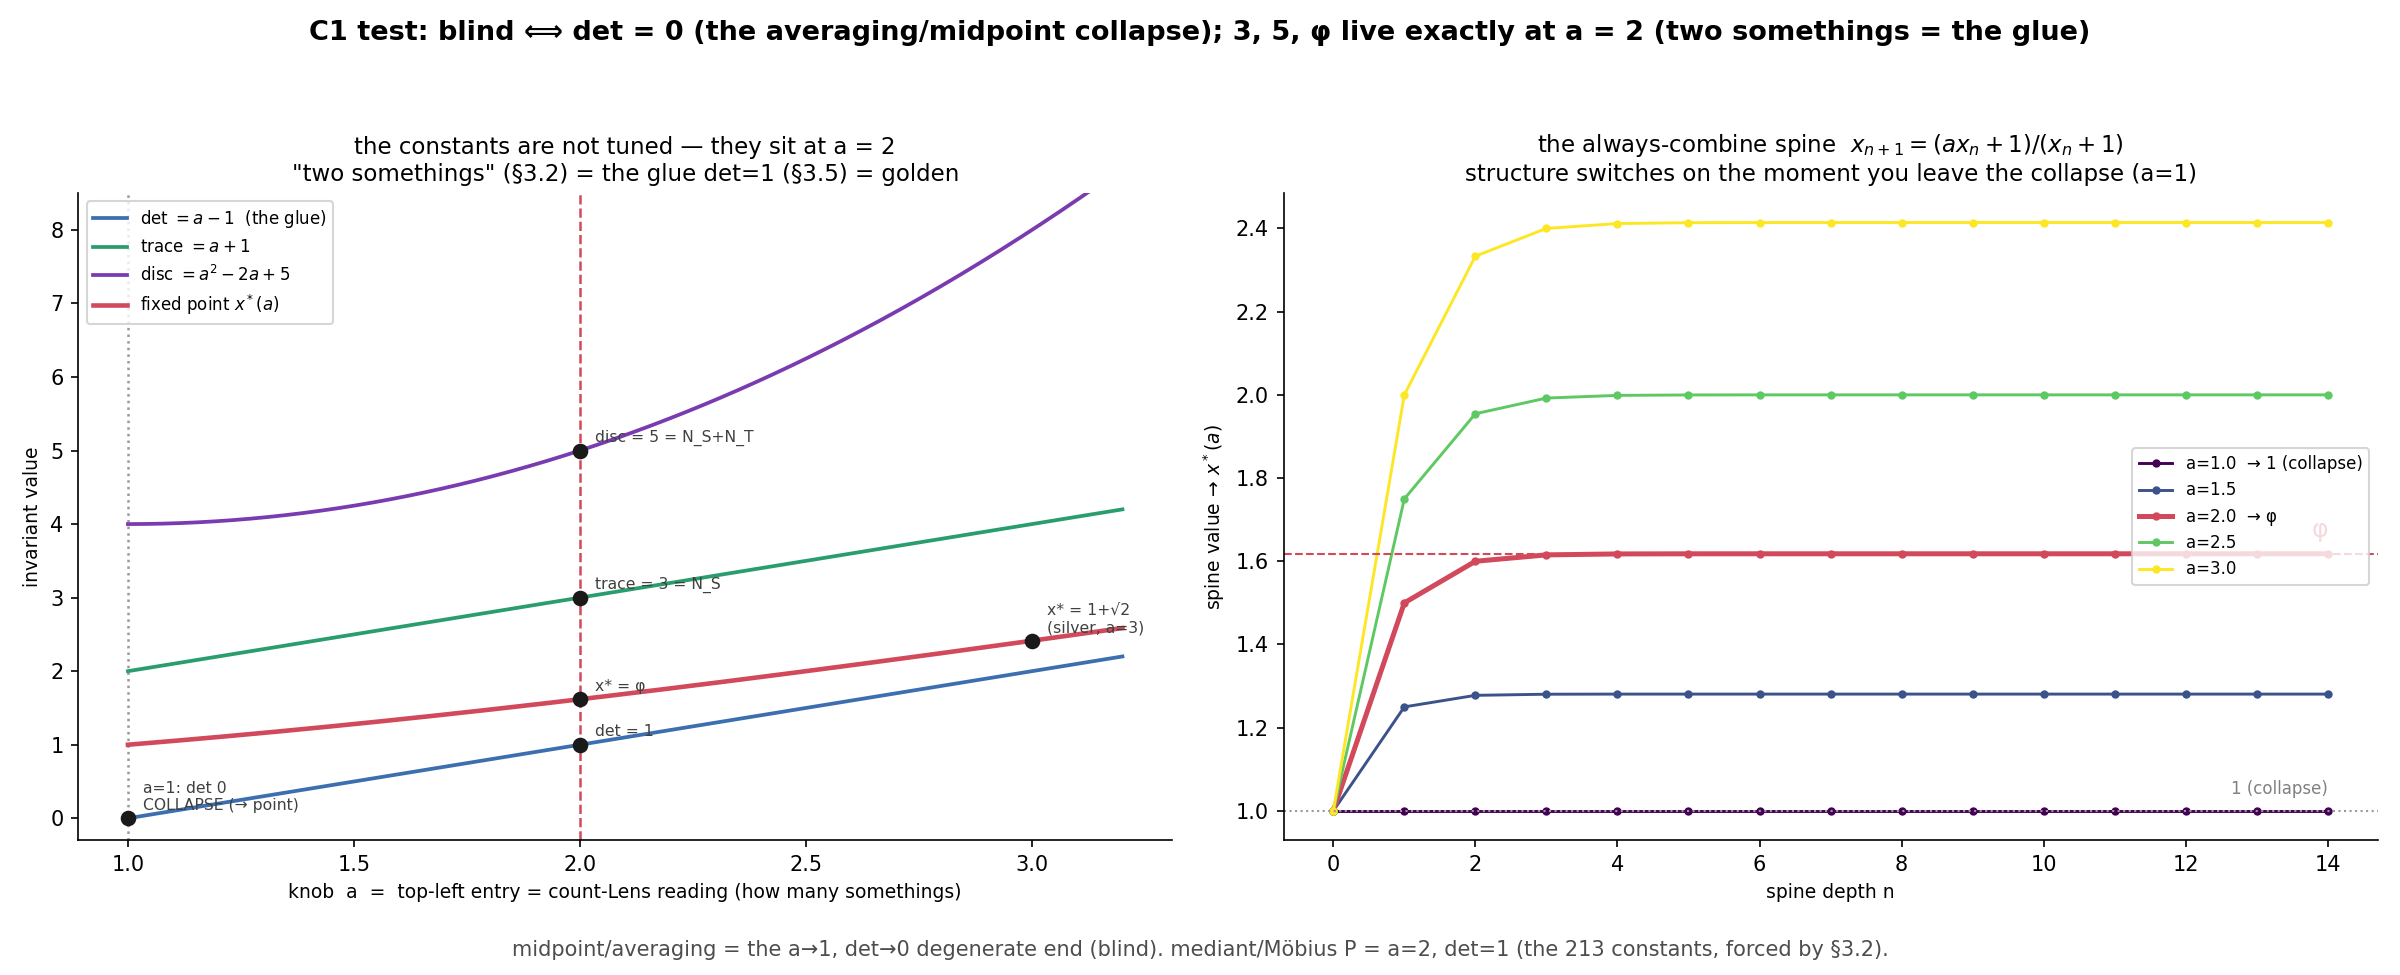

This figure's Python source:
"""Testing conjecture C1: where do the constants 3, 5, phi switch on?

The combining map "relation of two" is a Mobius iteration on a fraction-pair.
Generalize the slash's algebraic form P=[[2,1],[1,1]] (03_form.md 3.5) by one
knob a -- the top-left entry, which 3.5 reads as "two somethings" (the count-Lens
reading of the distinguishing) -- keeping the off-diagonal glue fixed at 1:

        M_a = [[a, 1],
               [1, 1]],     M_a(x) = (a x + 1)/(x + 1)

    det   = a - 1          (the glue: det = 1  <=>  a = 2)
    trace = a + 1
    disc  = (a+1)^2 - 4(a-1) = a^2 - 2a + 5
    fixed point  x*(a) = [ (a-1) + sqrt((a-1)^2 + 4) ] / 2

The knob a literally interpolates between the two ends of the atlas:

  a = 1  ->  det = 0, M_1(x) = (x+1)/(x+1) = 1 : RANK-1 COLLAPSE.  Every input is
             sent to one value -- the averaging / midpoint degenerate end, the
             "continuum that degenerates to a point".  Blind: no structure.
             (3.2: "could one something suffice? No" -- one-something distinguishing.)

  a = 2  ->  det = 1, x* = phi, trace = 3, disc = 5 : THE 213 CONSTANTS, exactly.
             And a = 2 is forced -- it is the count-Lens minimum of the first
             distinguishing ("two + binary", 3.2).  So the constants are not
             tuned: "two somethings" (a=2) and "the glue" (det=1) are the SAME
             point of this family, and that point is golden.

  a = 3  ->  det = 2, x* = 1 + sqrt(2) (silver ratio), disc = 8 : structured but
             not the minimal axiom point.  Integer a >= 2 give the metallic ratios.

Refined C1 (the test result): BLIND <=> det = 0 (the collapse, a=1, the
averaging/midpoint end).  Any det != 0 gives a quadratic-irrational fixed point
(structured, Mobius/continued-fraction).  The specific 213 values 3,5,phi sit at
a = 2 -- simultaneously the forced count ("two somethings", 3.2) and the
unimodular glue (det = 1, 3.5).  The earlier midpoint renderings were blind
because they were the a -> 1 collapse.

Run:  python3 research-notes/geometric/constant_threshold.py
"""

import numpy as np
import matplotlib.pyplot as plt


def fixed_point(a):
    return ((a - 1) + np.sqrt((a - 1) ** 2 + 4)) / 2


# ----------------------------------------------------------------------------
# Panel 1 — the invariants vs the knob a; the constants live only at a = 2
# ----------------------------------------------------------------------------
def draw_invariants(ax):
    a = np.linspace(1.0, 3.2, 400)
    phi = (1 + np.sqrt(5)) / 2

    ax.axvline(2, color="#d1495b", ls="--", lw=1.2, zorder=0)
    ax.axvline(1, color="0.6", ls=":", lw=1.2, zorder=0)
    ax.plot(a, a - 1, lw=1.8, color="#3b6fb0", label="det $= a-1$  (the glue)")
    ax.plot(a, a + 1, lw=1.8, color="#2a9d6f", label="trace $= a+1$")
    ax.plot(a, a ** 2 - 2 * a + 5, lw=1.8, color="#7a3bb0",
            label="disc $= a^2-2a+5$")
    ax.plot(a, fixed_point(a), lw=2.2, color="#d1495b",
            label="fixed point $x^*(a)$")

    # anchors
    pts = [
        (1, 0, "a=1: det 0\nCOLLAPSE (→ point)"),
        (2, 1, "det = 1"),
        (2, 3, "trace = 3 = N_S"),
        (2, 5, "disc = 5 = N_S+N_T"),
        (2, phi, "x* = φ"),
        (3, 1 + np.sqrt(2), "x* = 1+√2\n(silver, a=3)"),
    ]
    for xv, yv, txt in pts:
        ax.scatter([xv], [yv], s=42, color="0.1", zorder=5)
        ax.annotate(txt, (xv, yv), textcoords="offset points", xytext=(7, 4),
                    fontsize=7.5, color="0.25")

    ax.set_title("the constants are not tuned — they sit at a = 2\n"
                 '"two somethings" (§3.2) = the glue det=1 (§3.5) = golden',
                 fontsize=11)
    ax.set_xlabel("knob  a  =  top-left entry = count-Lens reading (how many somethings)",
                  fontsize=9)
    ax.set_ylabel("invariant value", fontsize=9)
    ax.legend(fontsize=8, loc="upper left")
    ax.set_ylim(-0.3, 8.5)
    for s in ("top", "right"):
        ax.spines[s].set_visible(False)


# ----------------------------------------------------------------------------
# Panel 2 — the spine converges to x*(a): structure switches on leaving collapse
# ----------------------------------------------------------------------------
def draw_spines(ax):
    cmap = plt.get_cmap("viridis")
    avals = [1.0, 1.5, 2.0, 2.5, 3.0]
    N = 14
    phi = (1 + np.sqrt(5)) / 2
    for i, a in enumerate(avals):
        x = 1.0
        xs = [x]
        for _ in range(N):
            x = (a * x + 1) / (x + 1)
            xs.append(x)
        col = "#d1495b" if a == 2.0 else cmap(i / (len(avals) - 1))
        lw = 2.4 if a == 2.0 else 1.4
        lab = f"a={a}" + ("  → φ" if a == 2.0 else
                          ("  → 1 (collapse)" if a == 1.0 else ""))
        ax.plot(range(N + 1), xs, "o-", ms=3, lw=lw, color=col, label=lab)
    ax.axhline(phi, color="#d1495b", ls="--", lw=1)
    ax.text(N, phi + 0.04, "φ", color="#d1495b", fontsize=12, ha="right")
    ax.axhline(1.0, color="0.6", ls=":", lw=1)
    ax.text(N, 1.0 + 0.04, "1 (collapse)", color="0.5", fontsize=8, ha="right")

    ax.set_title("the always-combine spine  $x_{n+1}=(a x_n+1)/(x_n+1)$\n"
                 "structure switches on the moment you leave the collapse (a=1)",
                 fontsize=11)
    ax.set_xlabel("spine depth n", fontsize=9)
    ax.set_ylabel("spine value → $x^*(a)$", fontsize=9)
    ax.legend(fontsize=8, loc="center right")
    for s in ("top", "right"):
        ax.spines[s].set_visible(False)


def main():
    fig, axes = plt.subplots(1, 2, figsize=(16, 6.5))
    fig.patch.set_facecolor("white")
    draw_invariants(axes[0])
    draw_spines(axes[1])
    fig.suptitle(
        "C1 test: blind ⟺ det = 0 (the averaging/midpoint collapse); "
        "3, 5, φ live exactly at a = 2 (two somethings = the glue)",
        fontsize=13, fontweight="bold")
    fig.text(0.5, 0.02,
             "midpoint/averaging = the a→1, det→0 degenerate end (blind). "
             "mediant/Möbius P = a=2, det=1 (the 213 constants, forced by §3.2).",
             ha="center", fontsize=10, color="0.3")
    fig.tight_layout(rect=[0, 0.05, 1, 0.94])
    out = "research-notes/geometric/constant_threshold.png"
    fig.savefig(out, dpi=150, facecolor="white")
    print("wrote", out)


if __name__ == "__main__":
    main()
